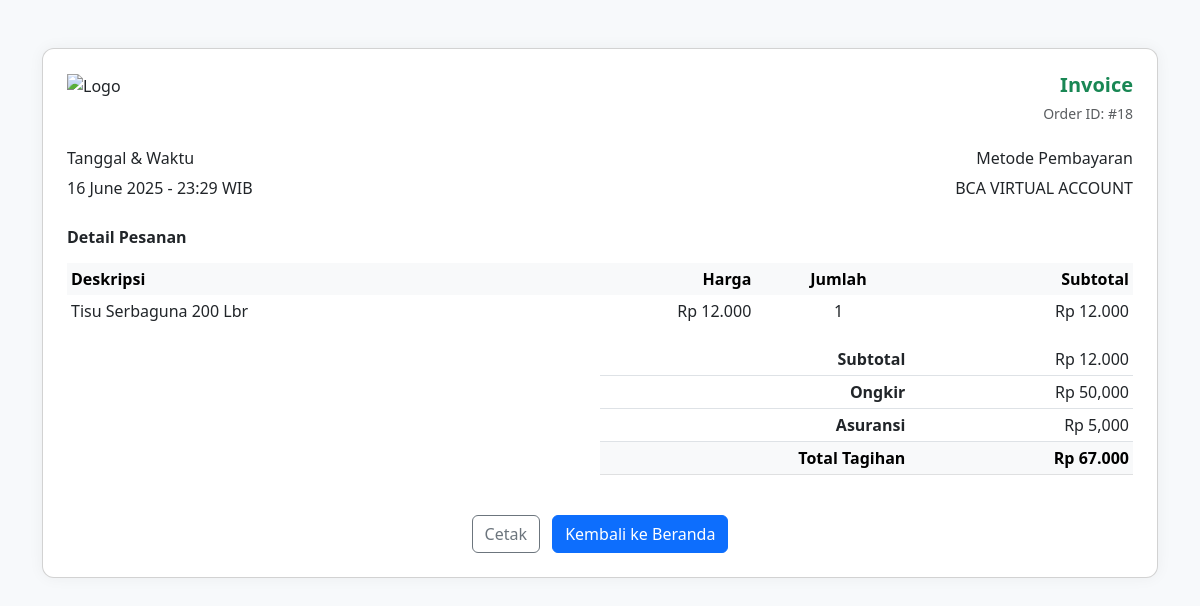
The page /views/customer/invoice.php?id=18 (signed in) on the database its author committed.
### tables this page shows
CREATE TABLE `pembayaran` (
  `id` int(11) NOT NULL,
  `metode` varchar(50) DEFAULT NULL,
  `total` int(11) DEFAULT NULL,
  `tanggal` datetime DEFAULT NULL
);

CREATE TABLE `pesanan` (
  `id` int(11) NOT NULL,
  `id_pembayaran` int(11) DEFAULT NULL,
  `id_produk` int(11) DEFAULT NULL,
  `jumlah` int(11) DEFAULT NULL,
  `harga_satuan` int(11) DEFAULT NULL,
  `subtotal` int(11) DEFAULT NULL,
  `status` varchar(50) DEFAULT 'Menunggu'
);

CREATE TABLE `produk` (
  `ID_Produk` int(11) NOT NULL,
  `nama_produk` varchar(50) NOT NULL,
  `harga` int(50) NOT NULL,
  `kategori` varchar(50) NOT NULL,
  `Stok` int(50) NOT NULL,
  `deskripsi` varchar(50) NOT NULL,
  `gambar` varchar(50) NOT NULL,
  `satuan` varchar(50) DEFAULT NULL,
  `harga_diskon` int(11) DEFAULT NULL
);

### views/customer/invoice.php (the view, shortened to what this page needs)
<?php
include 'koneksi.php';
$id = $_GET['id'] ?? 0;
$id = (int)$id;
$stmt = $conn->prepare("SELECT * FROM pembayaran WHERE id = ?");
$stmt->bind_param("i", $id);
$stmt->execute();
$pembayaran = $stmt->get_result()->fetch_assoc();
$stmt = $conn->prepare("
    SELECT p.*, pr.nama_produk
    FROM pesanan p
    JOIN produk pr ON p.id_produk = pr.ID_Produk
    WHERE p.id_pembayaran = ?
");
$stmt->bind_param("i", $id);
$stmt->execute();
$items = $stmt->get_result()->fetch_all(MYSQLI_ASSOC);
$order_date = date('d F Y');
$order_time = date('H:i');
$ongkir = 50000;
$asuransi = 5000;
$total_tagihan = $pembayaran['total'];
$subtotal = $total_tagihan - $ongkir - $asuransi;
?>
<!DOCTYPE html>
<html lang="id">
<head>
    <link href="https://cdn.jsdelivr.net/npm/bootstrap@5.3.0/dist/css/bootstrap.min.css" rel="stylesheet">
</head>
<body>
    <div class="container my-5">
        <div class="card invoice-card p-4">
            <div class="d-flex justify-content-between align-items-center mb-4">
                <img src="assets/logo.png" alt="Logo" style="height: 50px;">
                <div class="text-end">
                    <h5 class="mb-1 fw-bold text-success">Invoice</h5>
                    <small class="text-muted">Order ID: #<?= $pembayaran['id'] ?></small>
                </div>
            </div>
            <div class="row mb-4">
                <div class="col-md-6">
                    <h6>Tanggal & Waktu</h6>
                    <p class="mb-1"><?= $order_date ?> - <?= $order_time ?> WIB</p>
                </div>
                <div class="col-md-6 text-md-end">
                    <h6>Metode Pembayaran</h6>
                    <p class="mb-1"><?= strtoupper($pembayaran['metode']) ?></p>
                </div>
            </div>
            <h6 class="fw-semibold mb-3">Detail Pesanan</h6>
            <table class="table table-sm table-borderless">
                <thead class="table-light">
                    <tr>
                        <th>Deskripsi</th>
                        <th class="text-end">Harga</th>
                        <th class="text-center">Jumlah</th>
                        <th class="text-end">Subtotal</th>
                    </tr>
                </thead>
                <tbody>
                    <?php foreach ($items as $item): ?>
                    <tr>
                        <td><?= htmlspecialchars($item['nama_produk']) ?></td>
                        <td class="text-end">Rp <?= number_format($item['harga_satuan'], 0, ',', '.') ?></td>
                        <td class="text-center"><?= $item['jumlah'] ?></td>
                        <td class="text-end">Rp <?= number_format($item['subtotal'], 0, ',', '.') ?></td>
                    </tr>
                    <?php endforeach; ?>
                </tbody>
            </table>
            <div class="d-flex justify-content-end">
                <div class="w-50">
                    <table class="table table-sm">
                        <tr>
                            <td class="text-end fw-bold">Subtotal</td>
                            <td class="text-end">Rp <?= number_format($subtotal, 0, ',', '.') ?></td>
                        </tr>
                        <tr>
                            <td class="text-end fw-bold">Ongkir</td>
                            <td class="text-end">Rp <?= number_format($ongkir) ?></td>
                        </tr>
                        <tr>
                            <td class="text-end fw-bold">Asuransi</td>
                            <td class="text-end">Rp <?= number_format($asuransi) ?></td>
                        </tr>
                        <tr class="table-light">
                            <td class="text-end fw-bold">Total Tagihan</td>
                            <td class="text-end fw-bold">Rp <?= number_format($total_tagihan, 0, ',', '.') ?></td>
                        </tr>
                    </table>
                </div>
            </div>
            <div class="text-center mt-4">
                <button onclick="window.print()" class="btn btn-outline-secondary me-2">
                    Cetak
                </button>
                <a href="produk.php" class="btn btn-primary">Kembali ke Beranda</a>
            </div>
        </div>
    </div>
</body>
</html>

### views/customer/invoice.php (style rules this page uses)
body { background-color: #f7f9fb; }
.invoice-card { border-radius: 12px; box-shadow: 0 0 15px rgba(0,0,0,0.05); }

### rows shown on the page
pembayaran: id "18", metode "BCA VIRTUAL ACCOUNT", total "12.000", total "67.000"
pesanan: id_produk.nama_produk "Tisu Serbaguna 200 Lbr", harga_satuan "12.000", jumlah "1", subtotal "12.000"

### other values the page prints
$ongkir "50,000"
$asuransi "5,000"
